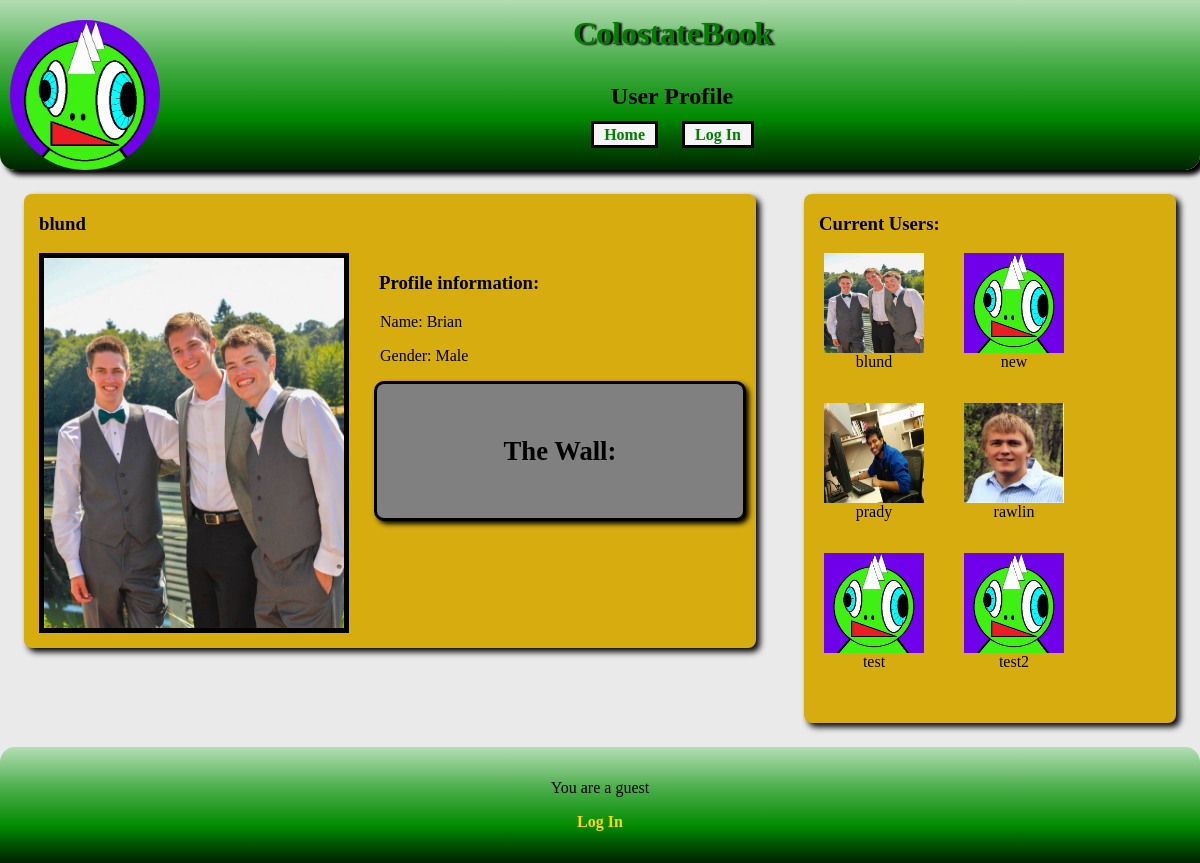
Page /profile.php?uname=blund on the earlier database version.
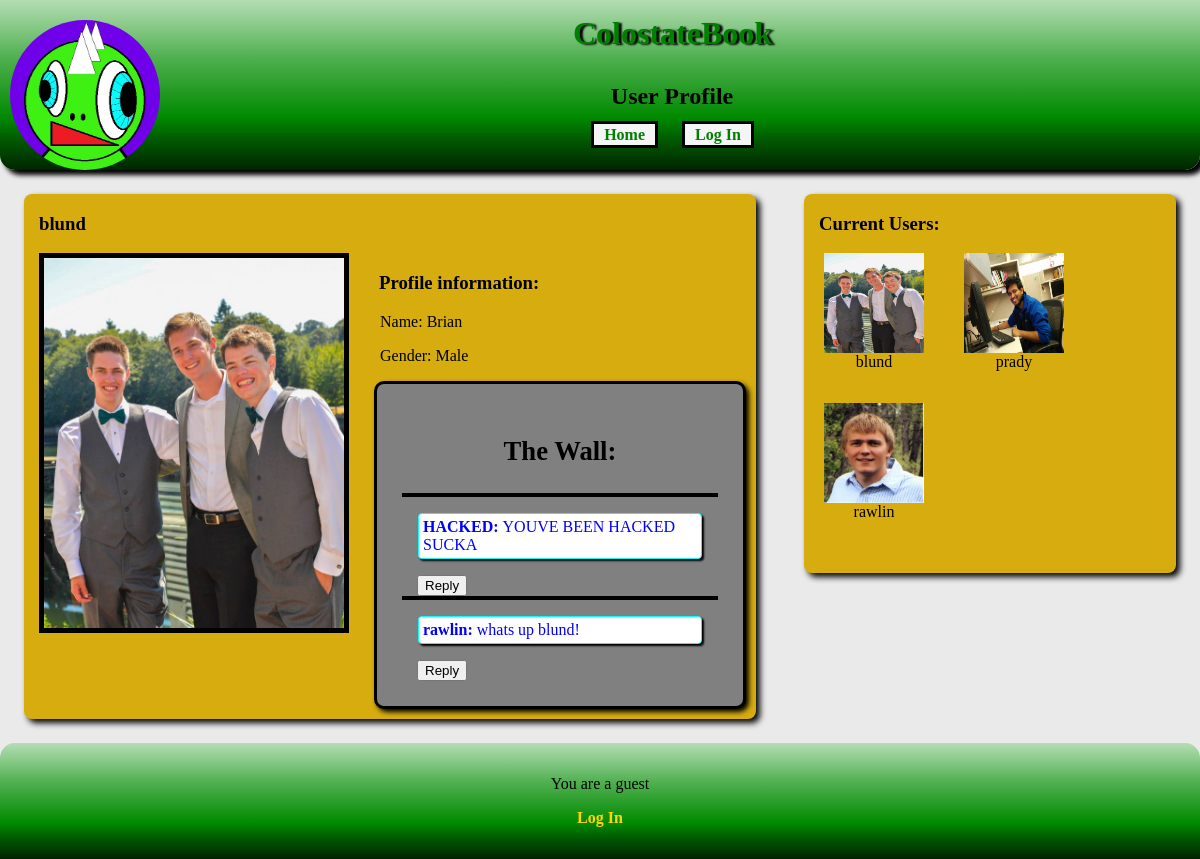
Same page on the later database version.
### tables this page shows
CREATE TABLE users (username varchar(255) unique primary key, password varchar(255), name varchar(255), gender varchar(6), phone varchar(20), email varchar(255), admin boolean, pictureLocation varchar(255) , bio varchar(255));

CREATE TABLE communications (id INTEGER PRIMARY KEY autoincrement, messageType varchar(8), sender varchar(255), reciever varchar(255), time timestamp, message varchar(500), FOREIGN KEY (sender) references users(username), FOREIGN key (reciever) references users(username));

### helpers.php (called while the page is built, shortened)
<?php
include_once "post.php";
function makeNewUser($uname, $pass, $name, $sex, $number, $mail, $privileges, $picture, $friends, $pending, $bio) {
	$u = new User();
	$u->username = $uname;
	$u->passwd  = $pass;
	$u->name  = $name;
	$u->gender = $sex;
	$u->phone  = $number;
	$u->email  = $mail;
	$u->admin  = $privileges;
	$u->pic = $picture;
	$u->friends = $friends;
	$u->pending = $pending;
	$u->bio = $bio;
	return $u;
}
function readUsers() {
	$q = new Querries();
	$db = $q->getDB();
	$array = $db->query($q->GET_ALL_USER_NAMES);
	$retVal=array();
  	while($res = $array->fetchArray())
	{
		$user = getUser($res["username"]);
        	array_push($retVal, $user);
        }
	return $retVal;
}
function getUser($uname) {
	$q = new Querries();
	$db = $q->getDB();
	$array = $db->query(sprintf($q->GET_USER, $uname));
	$res = $array->fetchArray();
  	$user = makeNewUser($res["username"],$res["password"],$res["name"],$res["gender"],$res["phone"],$res["email"],$res["admin"],$res["pictureLocation"], array(), array(), $res["bio"]);
	$user->friends = getFriends($uname);
	$user->pending = getRequests($uname);
	return $user;
}
function getUserSummary($username) {
	return getUser($username)->bio;
}
function getFriends($uname){
	if($uname == 'guest') return array();
	$q = new Querries();
	$db = $q->getDB();
	$array = $db->query(sprintf($q->GET_USER_FRIENDS, $uname));
	$friends=array();
	while($res = $array->fetchArray())
	{
		$user = $res["friend"];
		array_push($friends,$user);
	}
	return $friends;
}
function getRequestUsers($uname){
	$q = new Querries();
	$db = $q->getDB();
	$array = $db->query(sprintf($q->GET_PENDING_REQUESTS, $uname));
	$requests=array();
	return $requests;
}
function getRequests($uname)
{
	$requests = array();
	foreach(getRequestUsers($uname) as $usr){
		$requests[$usr->username]=$usr->username;
	}
	return $requests;
}
function isPendingUser($username) {
	$q= new Querries();
	$db = $q->getDB();
	$res = $db->query(sprintf($q->IS_PENDING_USER, $username));
	if(!($res instanceof Sqlite3Result))
	{
		return false;
	}
	else {
		$array = $res->fetchArray();
		if ($array) {
			return true;
		}
		else {
			return false;
		}
	}
}
function getPostsOnUserWall($user)
{
	$q = new Querries();
	$db = $q->getDB();
	$array = $db->query(sprintf($q->GET_COMMENTS_ON_USER_WALL, $user->username));
	$posts = array();
	while($res = $array->fetchArray())
	{
		$topLevelPost = new Post($res['id'],$res["messageType"], $res["sender"], $res["reciever"], $res["time"],$res["message"],"");
		array_push($posts,$topLevelPost);
	}
	return $posts;
}
function sortWallPosts($posts)
{
	for($i=0; $i<count($posts); ++$i)
	{
	    if($posts[$i]->repliedTo=="")
	    {
		$indexOfLowest=0;
		while($indexOfLowest!=-1)
		{
			$indexOfLowest=-1;
			for($j=0; $j<count($posts); ++$j)
			{
				if($posts[$j]->repliedTo==$posts[$j] and ($indexOfLowest==-1 or $posts[$j]->Id < $posts[$indexOfLowest]->Id))
				{
					$indexOfLowest=$j;
				}
			}
		}
		unset($posts[$i]);
		$posts=array_values($posts);
		--$i;
	    }
	}
}
?>

### post.php (called while the page is built, shortened)
<?php
class Post
{
	function Post($Id, $messageType, $sender, $reciever, $timeStamp, $message, $repliedTo)
	{
		$this->messageType = $messageType;
 		$this->sender=$sender;
		$this->message=$message;
		$this->repliedTo=$repliedTo;
	}
}
?>

### profile.php (the view, shortened to what this page needs)
<?php
$pageTitle = 'User Profile';
include 'header.php';
include 'nav.php';
$uname = "";
if (isset($_GET['uname'])) {
	$uname = $_GET['uname'];
}
$user = getUser($uname);
$userSummary = getUserSummary($uname);
?>
<?php if (!is_null($user)) {?>
<div class="wrapper">
	<div class="left">
<?php
echo "<h3>$uname</h3>";
 ?>
<img class="prof_pic" src="<?php echo $user->pic; ?>" alt="Photo of <?php echo $user->name?>" />
<div id="profile_info">
	<h3>Profile information:</h3>
	<p>Name: <?php echo ' ' . $user->name ?></p>
	<p>Gender: <?php echo ' ' . $user->gender ?></p>
<div id="wall">
	<h3>The Wall:</h3>
		<?php
			$user = getUser($uname);
			$posts=getPostsOnUserWall($user);
			$first=TRUE;
			foreach($posts as $post)
			{
				if($post->messageType=='NEW')
				{
					if(!$first)
					{
						echo "</div>";
					}
					else
					{
						$first=FALSE;
					}
					echo "<div class=\"wallPost\">";
				}
				$class=$post->messageType == 'REPLY' ? "reply" : "comment";
				echo"<p id=\"$class\"><b>$post->sender:     </b>$post->message</p>";
				if($class=='comment')
				{
					echo "<form method=\"post\" action=\"".htmlspecialchars($_SERVER['PHP_SELF']) ."?uname=$uname\">";
					echo"<input type=\"submit\" value=\"Reply\" />";
					echo "</form>";
				}
			}
		?>
</div>
</div>
</div>
</div>
<?php include 'userList.php'; ?>
</div>
<?php } else {
	?>
	<p>ERROR: No user profile was specified.</p>
<?php } ?>
<?php include 'footer.php'; ?>

### header.php (shortened to what this page needs)
<?php
include 'helpers.php';
?>
<?php  echo '<!DOCTYPE html PUBLIC "-//W3C//DTD XHTML 1.0 Transitional//EN"
"http://www.w3.org/TR/xhtml1/DTD/xhtml1-transitional.dtd">' ?>
<html xmlns="http://www.w3.org/1999/xhtml" xml:lang="en" lang="en">
<head>
   <link href="style.css" rel="stylesheet" type="text/css" />
</head>
<body>
<div id="header">
<a href='home.php'><img src='images/default.jpg' alt='logo'/></a>
<a href='home.php'><h1>ColostateBook</h1></a>
<?php echo "<div id='pageHead'><h2> $pageTitle</h2></div>"; ?>

### nav.php (shortened to what this page needs)
<div id="navs">
	<a href="home.php"><span class="navitem">Home</span></a>
	<?php $status= ($_SESSION["username"]=="guest") ? "Log In" : "Log Out"; ?>
	<a href="login.php"><span class="navitem"><?php echo $status?></span></a>
</div>
</div>

### userList.php (shortened to what this page needs)
<div class="users">
	<div id="friends">
	<h3>Current Users:</h3>
	<?php
	$users = readUsers();
	foreach($users as $u){
		if (!isPendingUser($u->username)) {
		$uname = $u->username;
		$picture = $u->pic;
		if(!in_array($u->username, getFriends($_SESSION['username']))){?>
		<div class="user">
			<?php echo '<a href="profile.php?uname='.$uname.'"><img class="thumbnails" src="'.$picture.'" alt="user1" /></a>'; ?>
			<?php echo $uname ?>
		</div>
	<?php
	}
	}
	}
	?>
	</div>
</div>

### footer.php
<div id="footer">
	<?php if ($_SESSION['username'] != "guest") {?>
	<p>Logged in as: <a href='profile.php?uname=<?php echo $_SESSION['username']?>'>
	<?php echo $_SESSION['username']?></a></p>
	<?php } else { ?>
	<p>You are a guest</p>
	<?php } ?>
	<?php
	if($_SESSION['username'] == "guest"){
		echo "<p><a href='login.php'>Log In</a></p>";
	}
	else{
		echo "<p><a href='login.php'>Log Out</a></p>";
	}
	?>
</div>
</body>
</html>

### style.css (style rules this page uses)
form { margin-left:15px; }
a { text-decoration: none; }
h1 { margin:15px; text-align: center; color:green; vertical-align:center; text-shadow: 3px 1px 2px black; }
#header img { width:150px; height:150px; float:left; margin-left: 10px; margin-top: 5px; border-radius: 150px; -webkit-border-radius: 150px; -moz-border-radius: 150px; }
h3 { margin-left:15px; }
p { margin:1em; color: black; }
h2 { margin:0px; }
html { min-height:530px; }
body { padding:0px; margin:0px; width:100%; height:100%; font-family:Times; background-color: #EAEAEA; }
img.thumbnails { width: 100px; height: 100px; margin-left: auto; margin-right:auto; display:block; }
.user { width: 140px; height: 150px; text-align: center; float:left; overflow:auto; }
img.prof_pic { width:300px; float: left; display: block; margin-left: 15px; margin-right:15px; margin-bottom:15px; border: solid 5px; }
.wrapper { width:100%; height:70%; }
.left { width:61%; margin:2%; background-color:#D7AC0F; float: left; overflow: auto; border-radius: 8px; box-shadow: 4px 4px 6px; }
.users { width:31%; margin:2%; padding-bottom:20px; background-color:#D7AC0F; float:left; overflow: auto; border-radius: 8px; box-shadow: 4px 4px 6px; }
#header { min-height:20px; height:20%; overflow:hidden; background: linear-gradient(to bottom, #b4ddb4 0%,#83c783 17%,#52b152 33%,#008a00 69%,#005700 83%,#002400 100%); border-bottom-left-radius: 15px; border-bottom-right-radius: 15px; box-shadow: 5px 5px 5px; }
#footer { background: linear-gradient(to bottom, #b4ddb4 0%,#83c783 17%,#52b152 33%,#008a00 69%,#005700 83%,#002400 100%); text-align:center; height:10%; clear:both; color:grey; padding:1em; border-top-left-radius: 15px; border-top-right-radius: 15px; }
#pageHead { text-align:center; padding:1em; color: black; }
.navitem { width:150px; padding-left:10px; padding-right:10px; padding-top:0.1em; padding-bottom:0.1em; text-align:center; background-color:whitesmoke; border:3px solid black; margin:10px; margin-top:-50px; font-weight:bold; font-size:16px; position: relative; top:-15px; }
#navs { margin:15px; margin-bottom:0px; text-align:center; }
#navs a:link { color: green; }
a:link { font-weight: bold; color: gold; }
#profile_info { overflow: auto; }
#friends { width: 100%; float:left; }
#wall { margin: 10px; border: 3px solid black; background-color: grey; padding: 25px; border-radius: 10px; box-shadow: 3px 3px 5px; }
#wall h3 { margin-left: 0px; font-size: 20pt; text-align: center; }
.wallPost { border-top: 4px solid black; overflow: auto; }
#comment { background-color: white; color: blue; border: 1px solid cyan; border-radius: 4px; box-shadow: 2px 2px 2px 0px black; padding: 4px; }

Differences in the rows shown:
removed users: pictureLocation (placeholder picture), uname "new"
removed users: pictureLocation (placeholder picture), uname "test"
removed users: pictureLocation (placeholder picture), uname "test2"
added communications: sender "HACKED", message "YOUVE BEEN HACKED SUCKA"
added communications: sender "rawlin", message "whats up blund!"
